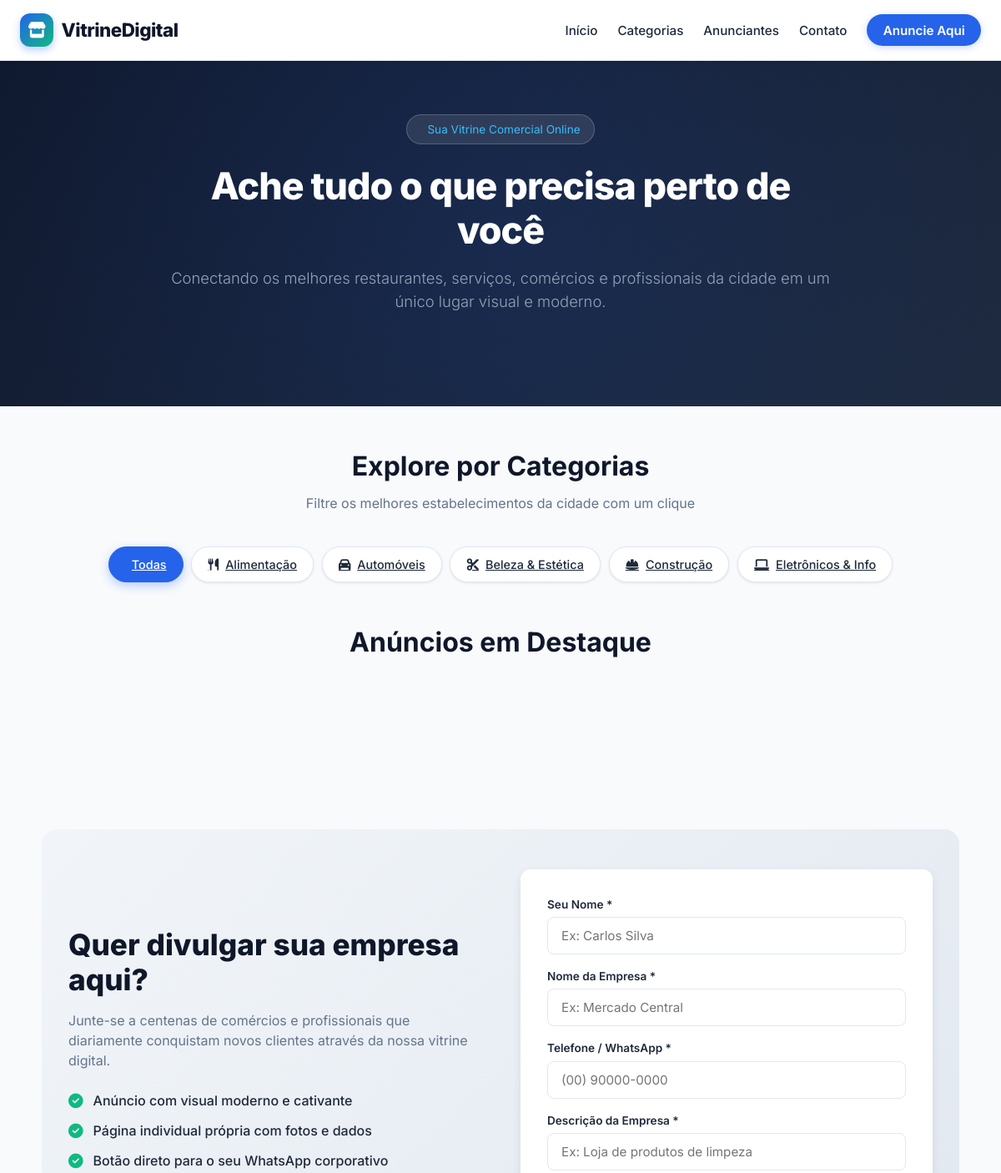
Page /adaptado-para-a-infinityfree/index.php (upper part) on the earlier database version.
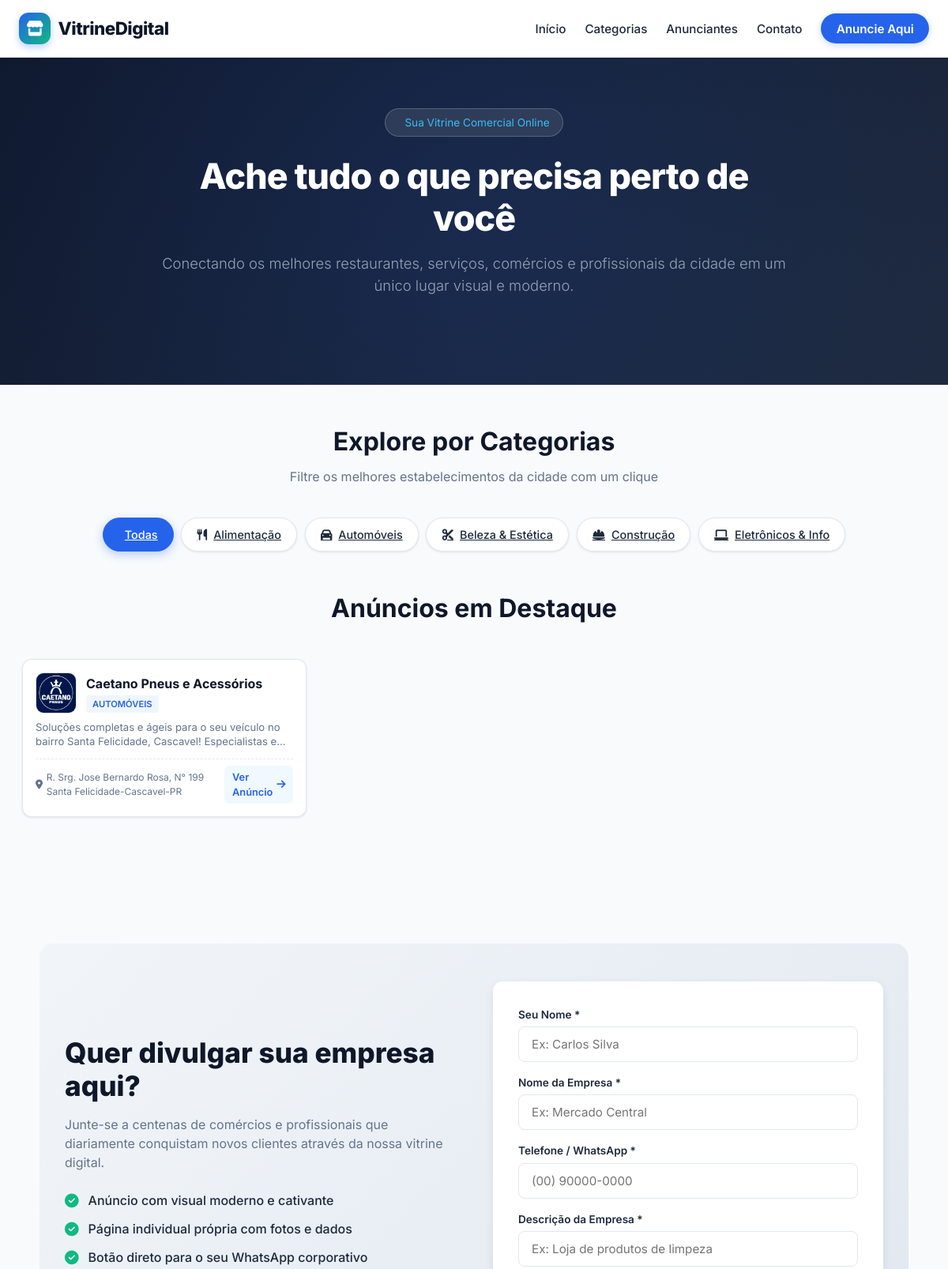
Same page on the later database version.
### tables this page shows
CREATE TABLE categorias (
    id INT AUTO_INCREMENT PRIMARY KEY,
    nome VARCHAR(100) NOT NULL,
    slug VARCHAR(50) NOT NULL, 
    icone VARCHAR(50) NOT NULL 
);

CREATE TABLE anuncios (
    id INT AUTO_INCREMENT PRIMARY KEY,
    categoria_id INT,
    titulo VARCHAR(150) NOT NULL,
    descricao TEXT NOT NULL,
    localizacao VARCHAR(100) NOT NULL,
    imagem VARCHAR(255) NOT NULL,
    whatsapp VARCHAR(20) NOT NULL,
    sobre TEXT,
    FOREIGN KEY (categoria_id) REFERENCES categorias(id)
);

### adaptado-para-a-infinityfree/index.php (the view, shortened to what the changed rows need)
<!DOCTYPE html>
<html lang="pt-BR">
    <head>
        <link rel="stylesheet" href="https://cdnjs.cloudflare.com/ajax/libs/font-awesome/6.4.0/css/all.min.css">
        <link rel="stylesheet" href="css/style.css">
    </head>
    <body id="inicio">
        <section class="hero">
            <div class="hero-content">
                <h1>Ache tudo o que precisa perto de você</h1>
            </div>
        </section>
        <main class="container" id="categorias">
            <div class="section-header">
                <h2 class="section-title">Explore por Categorias</h2>
            </div>
            <?php
            include 'php/conexao.php';
            $categoria_atual = isset($_GET['cat']) ? $_GET['cat'] : 'all';
            ?>
            <div class="category-pills">
                <a href="index.php" class="pill-label <?php echo ($categoria_atual == 'all') ? 'active' : ''; ?>">
                    <i class="fa-solid fa-grid-2"></i> Todas
                </a>
                <?php
                $stmt_cat = $pdo->query("SELECT * FROM categorias");
                while($cat = $stmt_cat->fetch(PDO::FETCH_ASSOC)) {
                    $ativo = ($categoria_atual == $cat['slug']) ? 'active' : '';
                    echo '<a href="index.php?cat='.$cat['slug'].'" class="pill-label '.$ativo.'">';
                    echo '<i class="fa-solid '.$cat['icone'].'"></i> '.$cat['nome'];
                    echo '</a>';
                }
                ?>
            </div>
            <div class="section-header" id="anunciantes">
                <h2 class="section-title">Anúncios em Destaque</h2>
            </div>
            <div class="ads-grid">
                <?php
                if ($categoria_atual != 'all') {
                    $sql = "SELECT a.*, c.slug as cat_slug, c.nome as cat_nome
                            FROM anuncios a
                            JOIN categorias c ON a.categoria_id = c.id
                            WHERE c.slug = :slug";
                    $stmt = $pdo->prepare($sql);
                    $stmt->execute(['slug' => $categoria_atual]);
                } else {
                    $sql = "SELECT a.*, c.slug as cat_slug, c.nome as cat_nome
                            FROM anuncios a
                            JOIN categorias c ON a.categoria_id = c.id";
                    $stmt = $pdo->query($sql);
                }
                while($anuncio = $stmt->fetch(PDO::FETCH_ASSOC)) {
                ?>
                    <article class="card <?php echo $anuncio['cat_slug']; ?>">
                        <div class="card-header">
                            <img src="<?php echo $anuncio['imagem']; ?>" alt="<?php echo $anuncio['titulo']; ?>" class="card-img">
                            <div class="card-header-text">
                                <h3 class="card-title"><?php echo $anuncio['titulo']; ?></h3>
                                <span class="card-badge"><?php echo $anuncio['cat_nome']; ?></span>
                            </div>
                        </div>
                        <div class="card-body">
                            <p class="card-desc"><?php echo $anuncio['descricao']; ?></p>
                        </div>
                        <div class="card-footer">
                            <span class="card-location"><i class="fa-solid fa-location-dot"></i> <?php echo $anuncio['localizacao']; ?></span>
                            <a href="#modal-<?php echo $anuncio['id']; ?>" class="card-btn">Ver Anúncio <i class="fa-solid fa-arrow-right"></i></a>
                        </div>
                    </article>
                <?php } ?>
            </div>
        </main>
        <section class="container" id="anuncie">
            <div class="advertise-section">
                <div class="advertise-info">
                    <h2>Quer divulgar sua empresa aqui?</h2>
                </div>
            </div>
        </section>
    </body>
</html>

Differences in the rows shown:
added anuncios: imagem (picture), titulo "Caetano Pneus e Acessórios", categoria.nome "AUTOMÓVEIS", descricao "Soluções completas e ágeis para o seu veículo no bairro Santa Felicidade, Cascavel! Especialistas…", localizacao "R. Srg. Jose Bernardo Rosa, N° 199 Santa Felicidade-Cascavel-PR"
